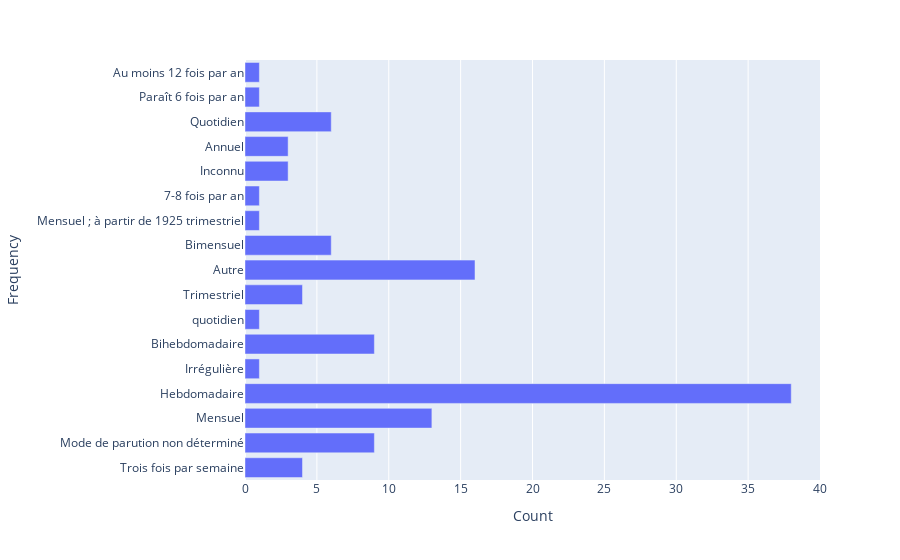

The notebook cell this image was saved under:
### Code cell
fig = px.bar(plotting_data, x='Count', y='Frequency')
fig.show()

### Figure 1 — Plotly figure (JSON) as saved in the notebook; plotly's stock layout.template omitted (floating-point values rounded to 4 significant figures)
{"data": [{"hovertemplate": "Count=%{x}<br>Frequency=%{y}<extra></extra>", "legendgroup": "", "marker": {"color": "#636efa", "pattern": {"shape": ""}}, "name": "", "orientation": "h", "showlegend": false, "textposition": "auto", "type": "bar", "x": [4, 9, 13, 38, 1, 9, 1, 4, 16, 6, 1, 1, 3, 3, 6, 1, 1], "xaxis": "x", "y": ["Trois fois par semaine", "Mode de parution non déterminé", "Mensuel", "Hebdomadaire", "Irrégulière", "Bihebdomadaire", "quotidien", "Trimestriel", "Autre", "Bimensuel", "Mensuel ; à partir de 1925 trimestriel", "7-8 fois par an", "Inconnu", "Annuel", "Quotidien", "Paraît 6 fois par an", "Au moins 12 fois par an"], "yaxis": "y"}], "layout": {"barmode": "relative", "legend": {"tracegroupgap": 0}, "margin": {"t": 60}, "xaxis": {"anchor": "y", "domain": [0, 1], "title": {"text": "Count"}}, "yaxis": {"anchor": "x", "domain": [0, 1], "title": {"text": "Frequency"}}}}
